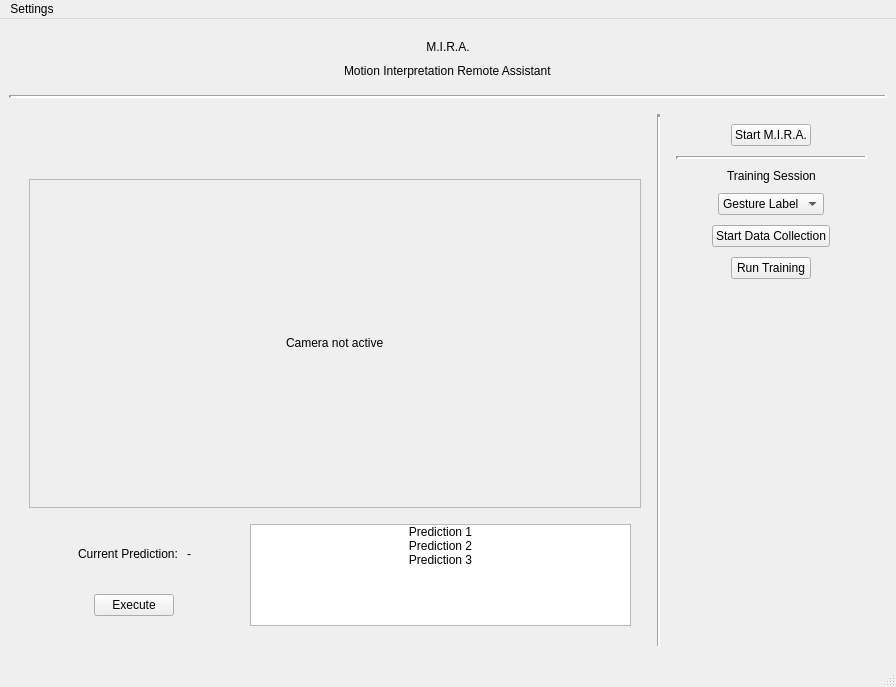
<?xml version="1.0" encoding="UTF-8"?>
<ui version="4.0">
 <class>MainWindow</class>
 <widget class="QMainWindow" name="MainWindow">
  <property name="geometry">
   <rect>
    <x>0</x>
    <y>0</y>
    <width>896</width>
    <height>687</height>
   </rect>
  </property>
  <property name="minimumSize">
   <size>
    <width>800</width>
    <height>600</height>
   </size>
  </property>
  <property name="windowTitle">
   <string>MainWindow</string>
  </property>
  <widget class="QWidget" name="mainWidget">
   <property name="sizePolicy">
    <sizepolicy hsizetype="Expanding" vsizetype="Expanding">
     <horstretch>0</horstretch>
     <verstretch>0</verstretch>
    </sizepolicy>
   </property>
   <property name="minimumSize">
    <size>
     <width>800</width>
     <height>600</height>
    </size>
   </property>
   <layout class="QVBoxLayout" name="verticalLayout">
    <item>
     <layout class="QVBoxLayout" name="mainLayout" stretch="1,0,9">
      <property name="sizeConstraint">
       <enum>QLayout::SetDefaultConstraint</enum>
      </property>
      <item>
       <layout class="QVBoxLayout" name="layoutHeader" stretch="0,0">
        <property name="sizeConstraint">
         <enum>QLayout::SetDefaultConstraint</enum>
        </property>
        <property name="leftMargin">
         <number>10</number>
        </property>
        <property name="topMargin">
         <number>10</number>
        </property>
        <property name="rightMargin">
         <number>10</number>
        </property>
        <property name="bottomMargin">
         <number>10</number>
        </property>
        <item alignment="Qt::AlignHCenter">
         <widget class="QLabel" name="labelTitle">
          <property name="text">
           <string>M.I.R.A.</string>
          </property>
          <property name="alignment">
           <set>Qt::AlignCenter</set>
          </property>
         </widget>
        </item>
        <item alignment="Qt::AlignHCenter">
         <widget class="QLabel" name="labelSubtitle">
          <property name="text">
           <string>Motion Interpretation Remote Assistant</string>
          </property>
         </widget>
        </item>
       </layout>
      </item>
      <item>
       <widget class="Line" name="lineHeaderSeparator">
        <property name="lineWidth">
         <number>3</number>
        </property>
        <property name="orientation">
         <enum>Qt::Horizontal</enum>
        </property>
       </widget>
      </item>
      <item>
       <layout class="QHBoxLayout" name="layoutContent" stretch="3,0,1">
        <property name="leftMargin">
         <number>10</number>
        </property>
        <property name="topMargin">
         <number>10</number>
        </property>
        <property name="rightMargin">
         <number>10</number>
        </property>
        <property name="bottomMargin">
         <number>10</number>
        </property>
        <item>
         <layout class="QVBoxLayout" name="layoutVideoFeed" stretch="2,12,4">
          <property name="leftMargin">
           <number>10</number>
          </property>
          <property name="topMargin">
           <number>10</number>
          </property>
          <property name="rightMargin">
           <number>10</number>
          </property>
          <property name="bottomMargin">
           <number>10</number>
          </property>
          <item>
           <spacer name="spacerVideoFeed">
            <property name="orientation">
             <enum>Qt::Vertical</enum>
            </property>
            <property name="sizeHint" stdset="0">
             <size>
              <width>20</width>
              <height>40</height>
             </size>
            </property>
           </spacer>
          </item>
          <item>
           <widget class="QFrame" name="frameVideoFeed">
            <property name="frameShape">
             <enum>QFrame::StyledPanel</enum>
            </property>
            <property name="frameShadow">
             <enum>QFrame::Raised</enum>
            </property>
            <layout class="QVBoxLayout" name="verticalLayout_2">
             <item alignment="Qt::AlignHCenter|Qt::AlignVCenter">
              <widget class="QLabel" name="labelVideoFeed">
               <property name="sizePolicy">
                <sizepolicy hsizetype="Expanding" vsizetype="Expanding">
                 <horstretch>0</horstretch>
                 <verstretch>0</verstretch>
                </sizepolicy>
               </property>
               <property name="text">
                <string>Camera not active</string>
               </property>
              </widget>
             </item>
            </layout>
           </widget>
          </item>
          <item>
           <layout class="QHBoxLayout" name="layoutPredictions" stretch="2,4">
            <property name="spacing">
             <number>20</number>
            </property>
            <property name="leftMargin">
             <number>10</number>
            </property>
            <property name="topMargin">
             <number>10</number>
            </property>
            <property name="rightMargin">
             <number>10</number>
            </property>
            <property name="bottomMargin">
             <number>10</number>
            </property>
            <item>
             <layout class="QVBoxLayout" name="layoutCurrentPrediction" stretch="0,1">
              <property name="leftMargin">
               <number>10</number>
              </property>
              <property name="topMargin">
               <number>10</number>
              </property>
              <property name="rightMargin">
               <number>10</number>
              </property>
              <property name="bottomMargin">
               <number>10</number>
              </property>
              <item>
               <layout class="QHBoxLayout" name="horizontalLayout">
                <property name="spacing">
                 <number>5</number>
                </property>
                <property name="leftMargin">
                 <number>10</number>
                </property>
                <property name="topMargin">
                 <number>10</number>
                </property>
                <property name="rightMargin">
                 <number>10</number>
                </property>
                <property name="bottomMargin">
                 <number>10</number>
                </property>
                <item>
                 <spacer name="spacerPredictionLeft">
                  <property name="orientation">
                   <enum>Qt::Horizontal</enum>
                  </property>
                  <property name="sizeHint" stdset="0">
                   <size>
                    <width>40</width>
                    <height>20</height>
                   </size>
                  </property>
                 </spacer>
                </item>
                <item alignment="Qt::AlignHCenter|Qt::AlignVCenter">
                 <widget class="QLabel" name="labelCurrentPredictionText">
                  <property name="text">
                   <string>Current Prediction: </string>
                  </property>
                 </widget>
                </item>
                <item alignment="Qt::AlignHCenter|Qt::AlignVCenter">
                 <widget class="QLabel" name="labelCurrentPrediction">
                  <property name="text">
                   <string>-</string>
                  </property>
                 </widget>
                </item>
                <item>
                 <spacer name="spacerPredictionRight">
                  <property name="orientation">
                   <enum>Qt::Horizontal</enum>
                  </property>
                  <property name="sizeHint" stdset="0">
                   <size>
                    <width>40</width>
                    <height>20</height>
                   </size>
                  </property>
                 </spacer>
                </item>
               </layout>
              </item>
              <item alignment="Qt::AlignHCenter|Qt::AlignTop">
               <widget class="QPushButton" name="buttonExecutePrediction">
                <property name="text">
                 <string>Execute</string>
                </property>
               </widget>
              </item>
             </layout>
            </item>
            <item alignment="Qt::AlignTop">
             <widget class="QListWidget" name="listPredictionLog">
              <property name="sizePolicy">
               <sizepolicy hsizetype="Preferred" vsizetype="Expanding">
                <horstretch>0</horstretch>
                <verstretch>0</verstretch>
               </sizepolicy>
              </property>
              <property name="layoutDirection">
               <enum>Qt::LeftToRight</enum>
              </property>
              <property name="selectionMode">
               <enum>QAbstractItemView::NoSelection</enum>
              </property>
              <property name="movement">
               <enum>QListView::Free</enum>
              </property>
              <property name="layoutMode">
               <enum>QListView::SinglePass</enum>
              </property>
              <property name="spacing">
               <number>3</number>
              </property>
              <property name="itemAlignment">
               <set>Qt::AlignCenter</set>
              </property>
              <property name="sortingEnabled">
               <bool>false</bool>
              </property>
              <item>
               <property name="text">
                <string>Prediction 1</string>
               </property>
               <property name="textAlignment">
                <set>AlignCenter</set>
               </property>
              </item>
              <item>
               <property name="text">
                <string>Prediction 2</string>
               </property>
               <property name="textAlignment">
                <set>AlignCenter</set>
               </property>
              </item>
              <item>
               <property name="text">
                <string>Prediction 3</string>
               </property>
               <property name="textAlignment">
                <set>AlignCenter</set>
               </property>
              </item>
             </widget>
            </item>
           </layout>
          </item>
         </layout>
        </item>
        <item>
         <widget class="Line" name="lineContentSeparator">
          <property name="lineWidth">
           <number>3</number>
          </property>
          <property name="orientation">
           <enum>Qt::Vertical</enum>
          </property>
         </widget>
        </item>
        <item>
         <layout class="QVBoxLayout" name="layoutControlPanel" stretch="0,0,0,0,0,0,0">
          <property name="spacing">
           <number>10</number>
          </property>
          <property name="leftMargin">
           <number>10</number>
          </property>
          <property name="topMargin">
           <number>10</number>
          </property>
          <property name="rightMargin">
           <number>10</number>
          </property>
          <property name="bottomMargin">
           <number>10</number>
          </property>
          <item alignment="Qt::AlignHCenter|Qt::AlignTop">
           <widget class="QPushButton" name="buttonStartMIRA">
            <property name="sizePolicy">
             <sizepolicy hsizetype="Fixed" vsizetype="Fixed">
              <horstretch>0</horstretch>
              <verstretch>0</verstretch>
             </sizepolicy>
            </property>
            <property name="text">
             <string>Start M.I.R.A.</string>
            </property>
           </widget>
          </item>
          <item>
           <widget class="Line" name="lineInferenceSeparator">
            <property name="frameShadow">
             <enum>QFrame::Sunken</enum>
            </property>
            <property name="lineWidth">
             <number>3</number>
            </property>
            <property name="orientation">
             <enum>Qt::Horizontal</enum>
            </property>
           </widget>
          </item>
          <item alignment="Qt::AlignHCenter|Qt::AlignTop">
           <widget class="QLabel" name="labelTraining">
            <property name="text">
             <string>Training Session</string>
            </property>
           </widget>
          </item>
          <item alignment="Qt::AlignHCenter|Qt::AlignTop">
           <widget class="QComboBox" name="comboBoxLabels">
            <property name="sizePolicy">
             <sizepolicy hsizetype="Expanding" vsizetype="Fixed">
              <horstretch>0</horstretch>
              <verstretch>0</verstretch>
             </sizepolicy>
            </property>
            <property name="currentText">
             <string>Gesture Label</string>
            </property>
            <property name="insertPolicy">
             <enum>QComboBox::InsertAtBottom</enum>
            </property>
            <property name="frame">
             <bool>true</bool>
            </property>
            <item>
             <property name="text">
              <string>Gesture Label</string>
             </property>
            </item>
            <item>
             <property name="text">
              <string>Move</string>
             </property>
            </item>
            <item>
             <property name="text">
              <string>Pinch</string>
             </property>
            </item>
            <item>
             <property name="text">
              <string>Zoom</string>
             </property>
            </item>
           </widget>
          </item>
          <item alignment="Qt::AlignHCenter|Qt::AlignTop">
           <widget class="QPushButton" name="buttonStartTraining">
            <property name="sizePolicy">
             <sizepolicy hsizetype="Fixed" vsizetype="Fixed">
              <horstretch>0</horstretch>
              <verstretch>0</verstretch>
             </sizepolicy>
            </property>
            <property name="text">
             <string>Start Data Collection</string>
            </property>
           </widget>
          </item>
          <item alignment="Qt::AlignHCenter|Qt::AlignTop">
           <widget class="QPushButton" name="buttonRunTraining">
            <property name="sizePolicy">
             <sizepolicy hsizetype="Fixed" vsizetype="Fixed">
              <horstretch>0</horstretch>
              <verstretch>0</verstretch>
             </sizepolicy>
            </property>
            <property name="text">
             <string>Run Training</string>
            </property>
           </widget>
          </item>
          <item>
           <spacer name="verticalSpacer">
            <property name="orientation">
             <enum>Qt::Vertical</enum>
            </property>
            <property name="sizeHint" stdset="0">
             <size>
              <width>20</width>
              <height>40</height>
             </size>
            </property>
           </spacer>
          </item>
         </layout>
        </item>
       </layout>
      </item>
     </layout>
    </item>
   </layout>
  </widget>
  <widget class="QMenuBar" name="menubar">
   <property name="geometry">
    <rect>
     <x>0</x>
     <y>0</y>
     <width>896</width>
     <height>22</height>
    </rect>
   </property>
   <widget class="QMenu" name="menuSettings">
    <property name="title">
     <string>Settings</string>
    </property>
   </widget>
   <addaction name="menuSettings"/>
  </widget>
  <widget class="QStatusBar" name="statusbar"/>
 </widget>
 <resources/>
 <connections/>
</ui>
